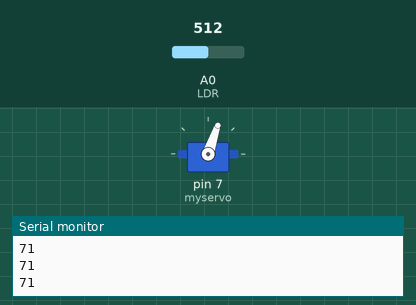
A sketch run on a simulated Arduino Uno, built with avr-gcc and run on an emulated ATmega328P. Parts: servo, the last lines printed to the serial monitor. Inputs (shaded band) come from the test bench; at power-on: A0 (LDR) = 512.

Above: at 1.2 s.
1.3 s: A0 (LDR) set to 716
At 2.5 s:
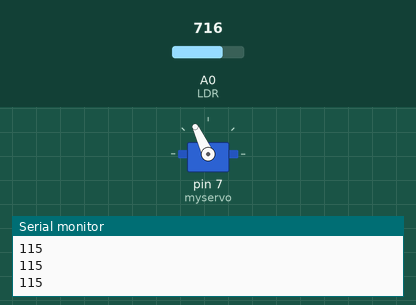
3.0 s: A0 (LDR) set to 900
At 3.7 s:
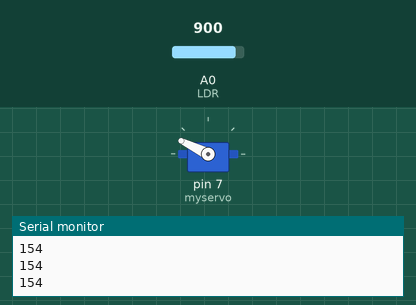
4.5 s: A0 (LDR) set to 1023
At 4.9 s:
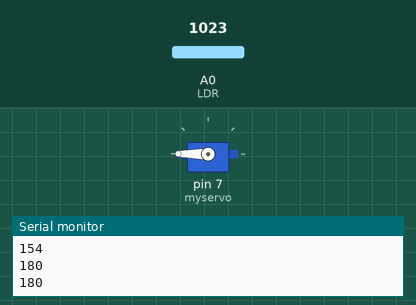
6.0 s: A0 (LDR) set to 306
At 7.2 s:
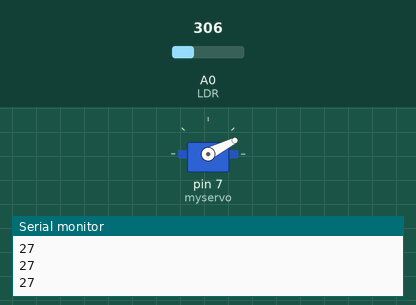
7.5 s: A0 (LDR) set to 122
At 8.6 s:
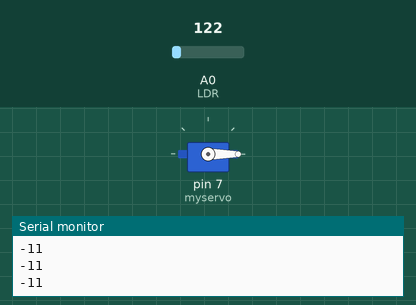
9.0 s: A0 (LDR) set to 511
At 9.8 s:
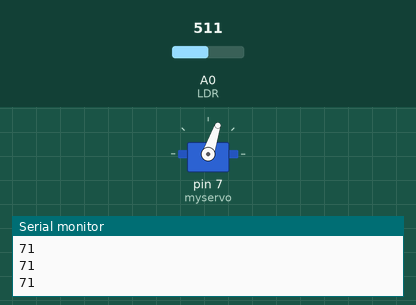
Timing chart, 0 to 11.5 s (numbered marks = the images above; inputs shaded):
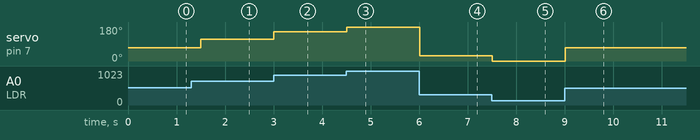

The sketch:

ej4_servo_ldr.ino
```cpp
//Colazo Florencia, Gimenez Veronica, Grasso Natasha, Larrechart Paula, Pereyra Maria Eugenia, Roude Marisa

#include <Servo.h>
#define LDR A0

Servo myservo;

int val;

void setup() {

  Serial.begin(9600);
  myservo.attach(7);
}

void loop()
{
 int val = analogRead(LDR);
 int angulo = map(val, 176, 1020, 0, 180);
  myservo.write(angulo);
  Serial.println(angulo);
  delay(250);

}
```

Measured:
- after the input at 1.3 s, servo on pin 7 (myservo): 71° → 115° after 0.20 s
- after the input at 3.0 s, servo on pin 7 (myservo): 115° → 154° at once
- after the input at 4.5 s, servo on pin 7 (myservo): 154° → 180° at once
- after the input at 6.0 s, servo on pin 7 (myservo): 180° → 27° at once
- after the input at 7.5 s, servo on pin 7 (myservo): 27° → 0° at once
- after the input at 9.0 s, servo on pin 7 (myservo): 0° → 71° at once
